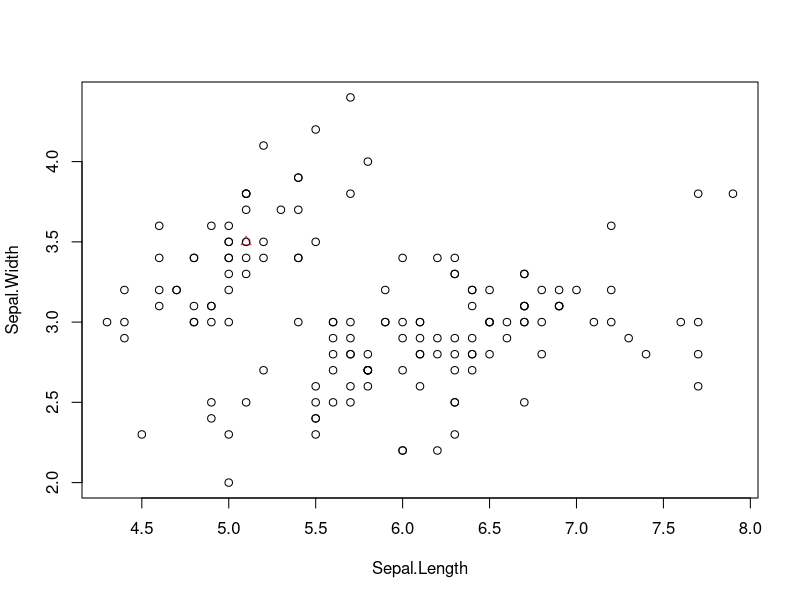
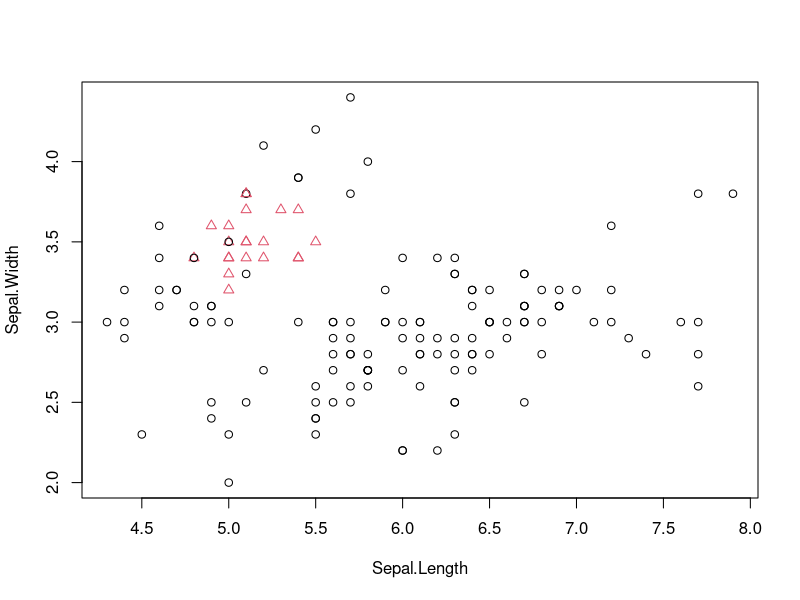
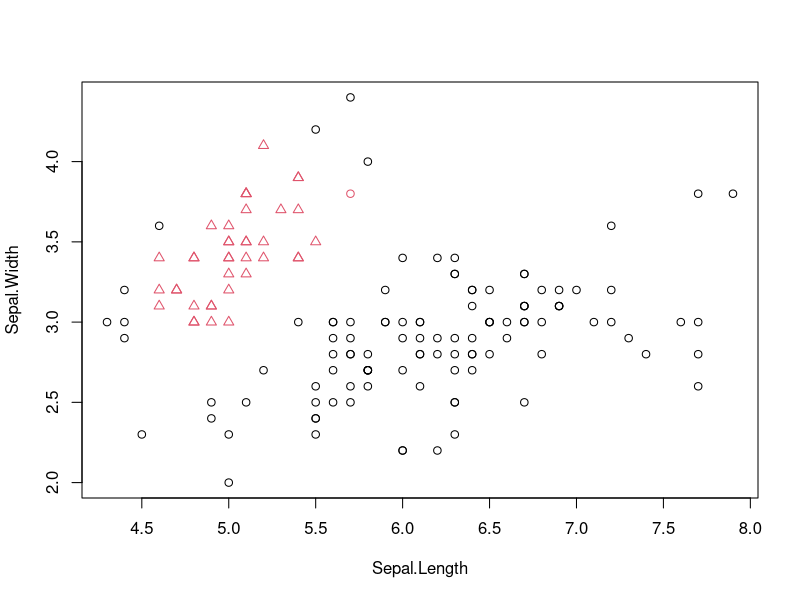
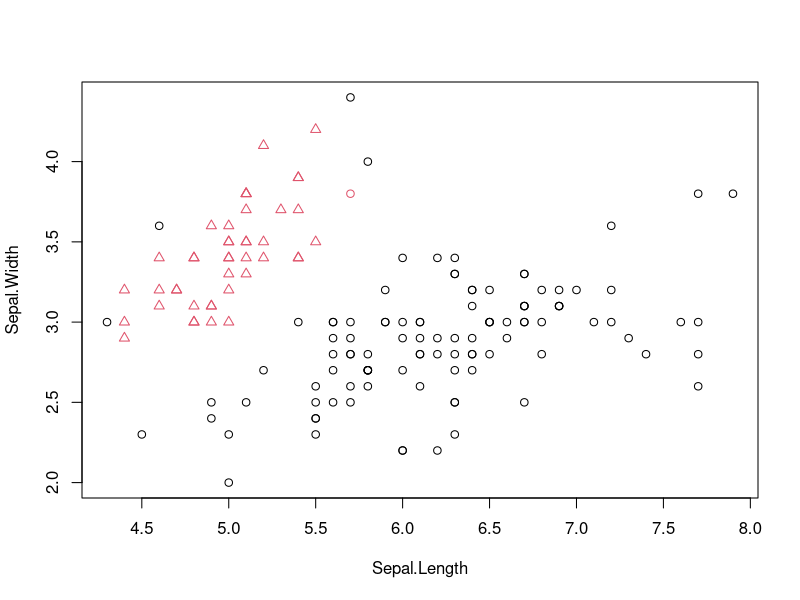
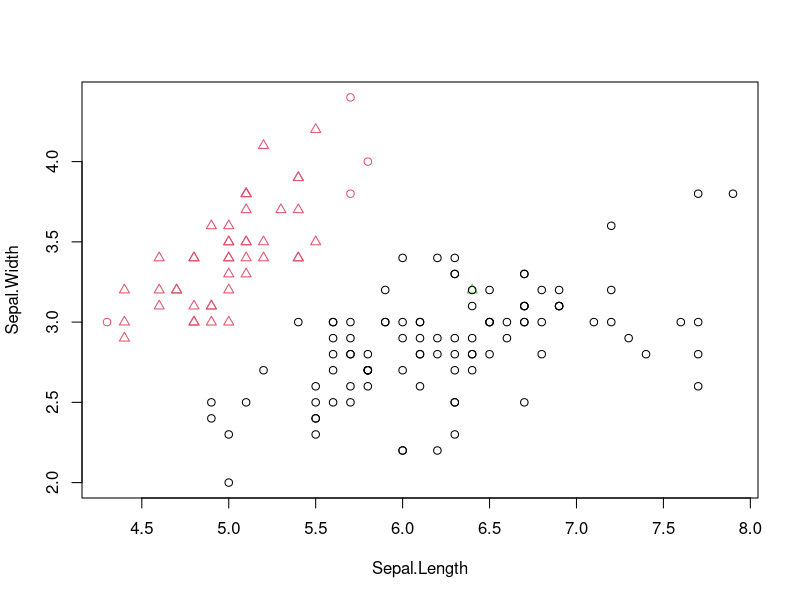
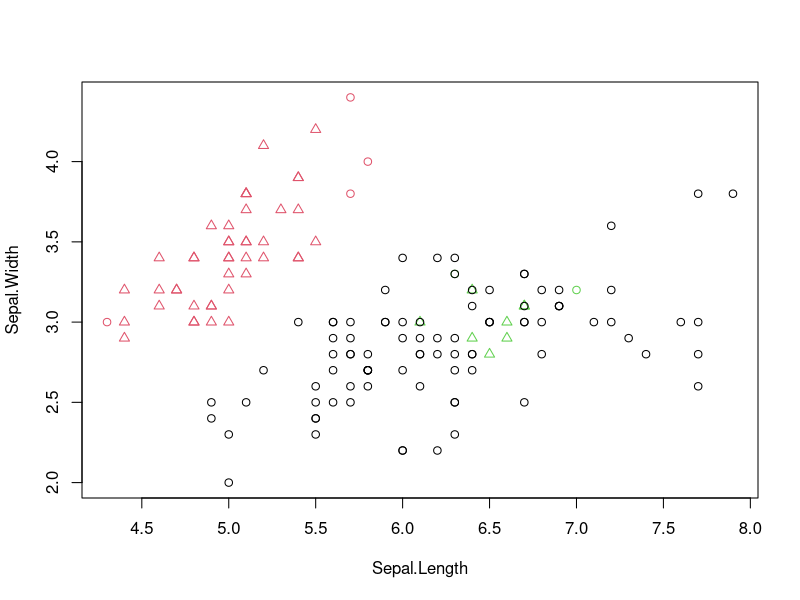
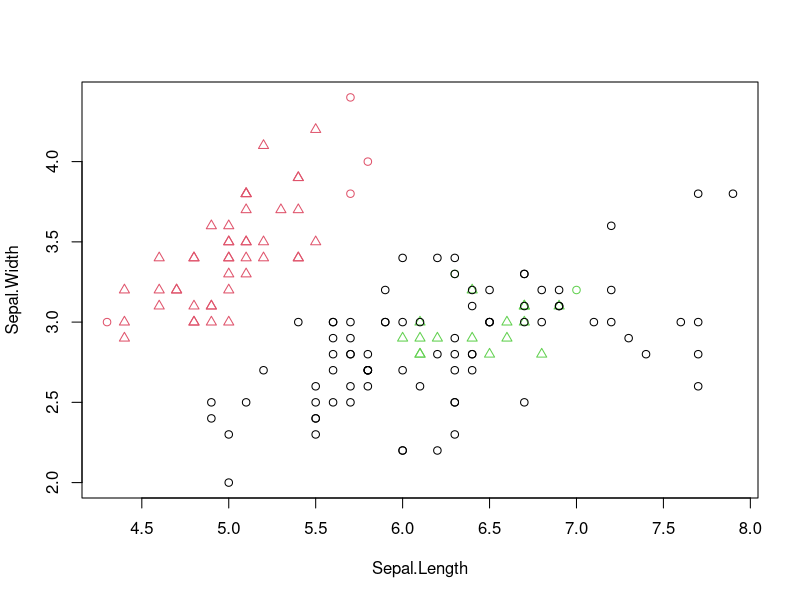
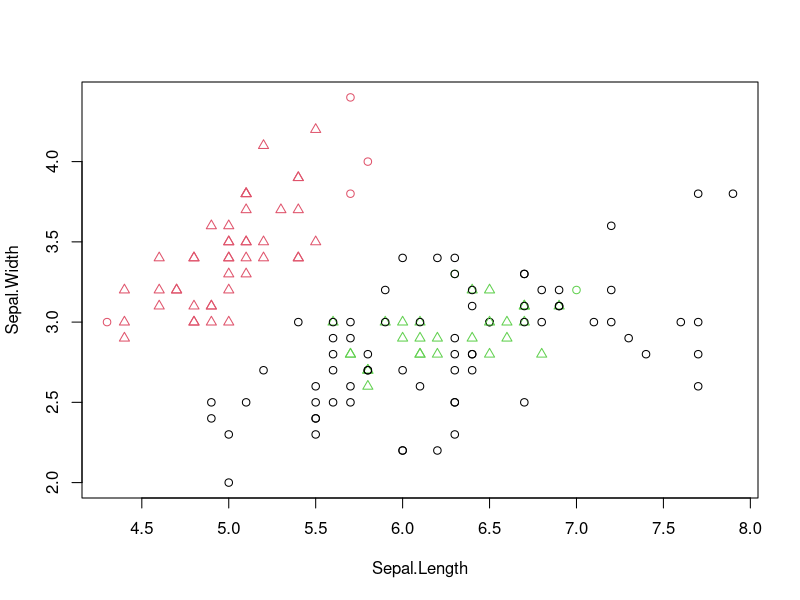

These figures' R source, in order:
library("fpc")
set.seed(120)
data<-iris
data$Species<-NULL

db_model=dbscan(data,showplot = TRUE,eps = 0.45)
db_model$cluster
table(db_model$cluster,iris$Species)
plot(db_model,data,main = "Dbs")

plot(db_model,data$Sepal.Length,main = "Petal Width vs Sepal Length")
